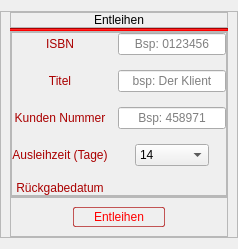
            <widget class="QWidget" name="lendView">
             <layout class="QVBoxLayout" name="verticalLayout_18">
              <property name="leftMargin">
               <number>0</number>
              </property>
              <property name="rightMargin">
               <number>0</number>
              </property>
              <item>
               <widget class="QFrame" name="frame_19">
                <property name="frameShape">
                 <enum>QFrame::StyledPanel</enum>
                </property>
                <property name="frameShadow">
                 <enum>QFrame::Raised</enum>
                </property>
                <layout class="QVBoxLayout" name="verticalLayout_19">
                 <property name="spacing">
                  <number>0</number>
                 </property>
                 <property name="topMargin">
                  <number>0</number>
                 </property>
                 <property name="bottomMargin">
                  <number>0</number>
                 </property>
                 <item alignment="Qt::AlignTop">
                  <widget class="QFrame" name="frame_20">
                   <property name="frameShape">
                    <enum>QFrame::StyledPanel</enum>
                   </property>
                   <property name="frameShadow">
                    <enum>QFrame::Raised</enum>
                   </property>
                   <layout class="QVBoxLayout" name="verticalLayout_21">
                    <property name="spacing">
                     <number>0</number>
                    </property>
                    <property name="leftMargin">
                     <number>0</number>
                    </property>
                    <property name="topMargin">
                     <number>0</number>
                    </property>
                    <property name="rightMargin">
                     <number>0</number>
                    </property>
                    <property name="bottomMargin">
                     <number>0</number>
                    </property>
                    <item>
                     <widget class="QLabel" name="lendHeaderLabel">
                      <property name="styleSheet">
                       <string notr="true">QLabel{
	font: 26pt &quot;Ethnocentric&quot;;
}</string>
                      </property>
                      <property name="text">
                       <string>Entleihen</string>
                      </property>
                      <property name="alignment">
                       <set>Qt::AlignCenter</set>
                      </property>
                     </widget>
                    </item>
                   </layout>
                  </widget>
                 </item>
                 <item>
                  <widget class="Line" name="line_5">
                   <property name="styleSheet">
                    <string notr="true">background-color: rgb(255, 0, 0);</string>
                   </property>
                   <property name="orientation">
                    <enum>Qt::Horizontal</enum>
                   </property>
                  </widget>
                 </item>
                 <item>
                  <widget class="QFrame" name="frame_18">
                   <property name="sizePolicy">
                    <sizepolicy hsizetype="Expanding" vsizetype="Expanding">
                     <horstretch>0</horstretch>
                     <verstretch>0</verstretch>
                    </sizepolicy>
                   </property>
                   <property name="frameShape">
                    <enum>QFrame::StyledPanel</enum>
                   </property>
                   <property name="frameShadow">
                    <enum>QFrame::Raised</enum>
                   </property>
                   <layout class="QVBoxLayout" name="verticalLayout_20">
                    <property name="spacing">
                     <number>0</number>
                    </property>
                    <property name="leftMargin">
                     <number>0</number>
                    </property>
                    <property name="topMargin">
                     <number>0</number>
                    </property>
                    <property name="rightMargin">
                     <number>0</number>
                    </property>
                    <property name="bottomMargin">
                     <number>0</number>
                    </property>
                    <item alignment="Qt::AlignHCenter|Qt::AlignVCenter">
                     <widget class="QFrame" name="lendBookFrame">
                      <property name="sizePolicy">
                       <sizepolicy hsizetype="Preferred" vsizetype="Expanding">
                        <horstretch>0</horstretch>
                        <verstretch>0</verstretch>
                       </sizepolicy>
                      </property>
                      <property name="frameShape">
                       <enum>QFrame::StyledPanel</enum>
                      </property>
                      <property name="frameShadow">
                       <enum>QFrame::Raised</enum>
                      </property>
                      <layout class="QGridLayout" name="gridLayout_3">
                       <property name="leftMargin">
                        <number>0</number>
                       </property>
                       <property name="topMargin">
                        <number>0</number>
                       </property>
                       <property name="rightMargin">
                        <number>0</number>
                       </property>
                       <property name="bottomMargin">
                        <number>0</number>
                       </property>
                       <property name="horizontalSpacing">
                        <number>10</number>
                       </property>
                       <property name="verticalSpacing">
                        <number>15</number>
                       </property>
                       <item row="3" column="1">
                        <widget class="QLineEdit" name="lendKdnInput">
                         <property name="sizePolicy">
                          <sizepolicy hsizetype="Expanding" vsizetype="Fixed">
                           <horstretch>0</horstretch>
                           <verstretch>0</verstretch>
                          </sizepolicy>
                         </property>
                         <property name="alignment">
                          <set>Qt::AlignCenter</set>
                         </property>
                         <property name="placeholderText">
                          <string>Bsp: 458971</string>
                         </property>
                        </widget>
                       </item>
                       <item row="3" column="0">
                        <widget class="QLabel" name="label_30">
                         <property name="styleSheet">
                          <string notr="true">QLabel{
	font: 12px &quot;Ethnocentric&quot;;
	color: rgb(170, 0, 0);
}</string>
                         </property>
                         <property name="text">
                          <string>Kunden Nummer</string>
                         </property>
                         <property name="alignment">
                          <set>Qt::AlignCenter</set>
                         </property>
                        </widget>
                       </item>
                       <item row="0" column="0">
                        <widget class="QLabel" name="label_25">
                         <property name="styleSheet">
                          <string notr="true">QLabel{
	font: 12px &quot;Ethnocentric&quot;;
	color: rgb(170, 0, 0);
}</string>
                         </property>
                         <property name="text">
                          <string>ISBN</string>
                         </property>
                         <property name="alignment">
                          <set>Qt::AlignCenter</set>
                         </property>
                        </widget>
                       </item>
                       <item row="1" column="0">
                        <widget class="QLabel" name="label_26">
                         <property name="styleSheet">
                          <string notr="true">QLabel{
	font: 12px &quot;Ethnocentric&quot;;
	color: rgb(170, 0, 0);
}</string>
                         </property>
                         <property name="text">
                          <string>Titel</string>
                         </property>
                         <property name="alignment">
                          <set>Qt::AlignCenter</set>
                         </property>
                        </widget>
                       </item>
                       <item row="0" column="1">
                        <widget class="QLineEdit" name="lemdIsbnInput">
                         <property name="sizePolicy">
                          <sizepolicy hsizetype="Expanding" vsizetype="Fixed">
                           <horstretch>0</horstretch>
                           <verstretch>0</verstretch>
                          </sizepolicy>
                         </property>
                         <property name="alignment">
                          <set>Qt::AlignCenter</set>
                         </property>
                         <property name="placeholderText">
                          <string>Bsp: 0123456</string>
                         </property>
                        </widget>
                       </item>
                       <item row="1" column="1">
                        <widget class="QLineEdit" name="lendTitleInput">
                         <property name="sizePolicy">
                          <sizepolicy hsizetype="Expanding" vsizetype="Fixed">
                           <horstretch>0</horstretch>
                           <verstretch>0</verstretch>
                          </sizepolicy>
                         </property>
                         <property name="alignment">
                          <set>Qt::AlignCenter</set>
                         </property>
                         <property name="placeholderText">
                          <string>bsp: Der Klient</string>
                         </property>
                        </widget>
                       </item>
                       <item row="4" column="1" alignment="Qt::AlignHCenter">
                        <widget class="QComboBox" name="lendDayBox">
                         <property name="layoutDirection">
                          <enum>Qt::LeftToRight</enum>
                         </property>
                         <property name="currentIndex">
                          <number>0</number>
                         </property>
                         <property name="maxVisibleItems">
                          <number>4</number>
                         </property>
                         <property name="placeholderText">
                          <string>Wähle...</string>
                         </property>
                         <item>
                          <property name="text">
                           <string>14</string>
                          </property>
                         </item>
                         <item>
                          <property name="text">
                           <string>28</string>
                          </property>
                         </item>
                         <item>
                          <property name="text">
                           <string>60</string>
                          </property>
                         </item>
                        </widget>
                       </item>
                       <item row="4" column="0">
                        <widget class="QLabel" name="label_27">
                         <property name="styleSheet">
                          <string notr="true">QLabel{
	font: 12px &quot;Ethnocentric&quot;;
	color: rgb(170, 0, 0);
}</string>
                         </property>
                         <property name="text">
                          <string>Ausleihzeit (Tage)</string>
                         </property>
                         <property name="alignment">
                          <set>Qt::AlignCenter</set>
                         </property>
                        </widget>
                       </item>
                       <item row="5" column="0">
                        <widget class="QLabel" name="label_29">
                         <property name="styleSheet">
                          <string notr="true">QLabel{
	font: 12px &quot;Ethnocentric&quot;;
	color: rgb(170, 0, 0);
}</string>
                         </property>
                         <property name="text">
                          <string>Rückgabedatum</string>
                         </property>
                         <property name="alignment">
                          <set>Qt::AlignCenter</set>
                         </property>
                        </widget>
                       </item>
                       <item row="5" column="1">
                        <widget class="QLabel" name="lendDateLabel">
                         <property name="sizePolicy">
                          <sizepolicy hsizetype="Preferred" vsizetype="Fixed">
                           <horstretch>0</horstretch>
                           <verstretch>0</verstretch>
                          </sizepolicy>
                         </property>
                         <property name="text">
                          <string/>
                         </property>
                         <property name="alignment">
                          <set>Qt::AlignCenter</set>
                         </property>
                        </widget>
                       </item>
                      </layout>
                     </widget>
                    </item>
                   </layout>
                  </widget>
                 </item>
                 <item alignment="Qt::AlignBottom">
                  <widget class="QFrame" name="frame_21">
                   <property name="styleSheet">
                    <string notr="true">QPushButton{
	border: 1px solid rgba(170, 0, 0,165);
	padding: 2px 20px;
	border-radius: 2%;
	color: rgb(255, 0, 0)
}

QPushButton::Hover{
	border: 1.4px solid rgb(255, 0, 0);
	background-color: qlineargradient(spread:pad, x1:0, y1:0, x2:1, y2:1, stop:0 rgba(255, 0, 0, 70), stop:1 rgba(65, 0, 0, 70));
	
}

QPushButton::Pressed{
	border: 1.4px solid;
	background-color: qlineargradient(spread:pad, x1:0, y1:0, x2:1, y2:1, stop:0  rgba(65, 0, 0, 255), stop:1 rgba(255, 0, 0, 255));
	border-color: rgb(255, 0, 0);
	color: #FFF;
}</string>
                   </property>
                   <property name="frameShape">
                    <enum>QFrame::StyledPanel</enum>
                   </property>
                   <property name="frameShadow">
                    <enum>QFrame::Raised</enum>
                   </property>
                   <layout class="QHBoxLayout" name="horizontalLayout_3">
                    <item alignment="Qt::AlignHCenter">
                     <widget class="QPushButton" name="lendBtn">
                      <property name="styleSheet">
                       <string notr="true"/>
                      </property>
                      <property name="text">
                       <string>Entleihen</string>
                      </property>
                     </widget>
                    </item>
                   </layout>
                  </widget>
                 </item>
                </layout>
               </widget>
              </item>
             </layout>
            </widget>
